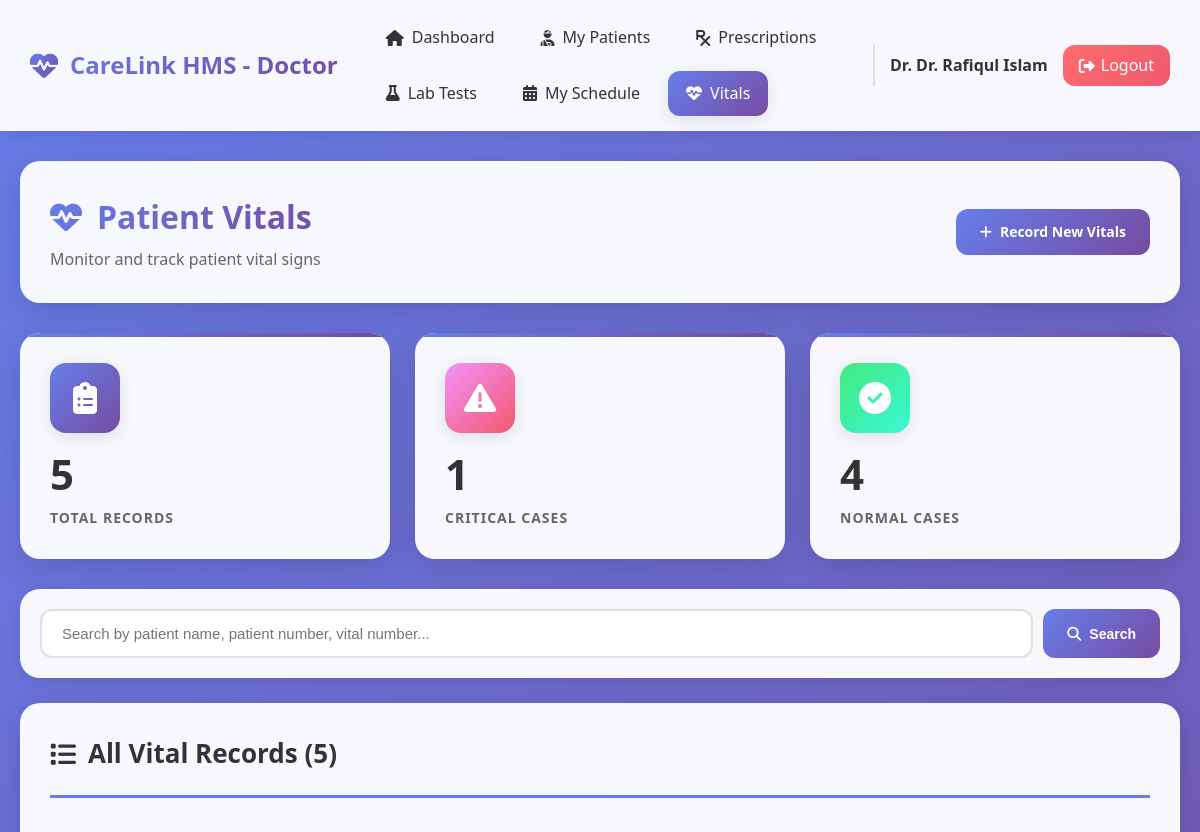
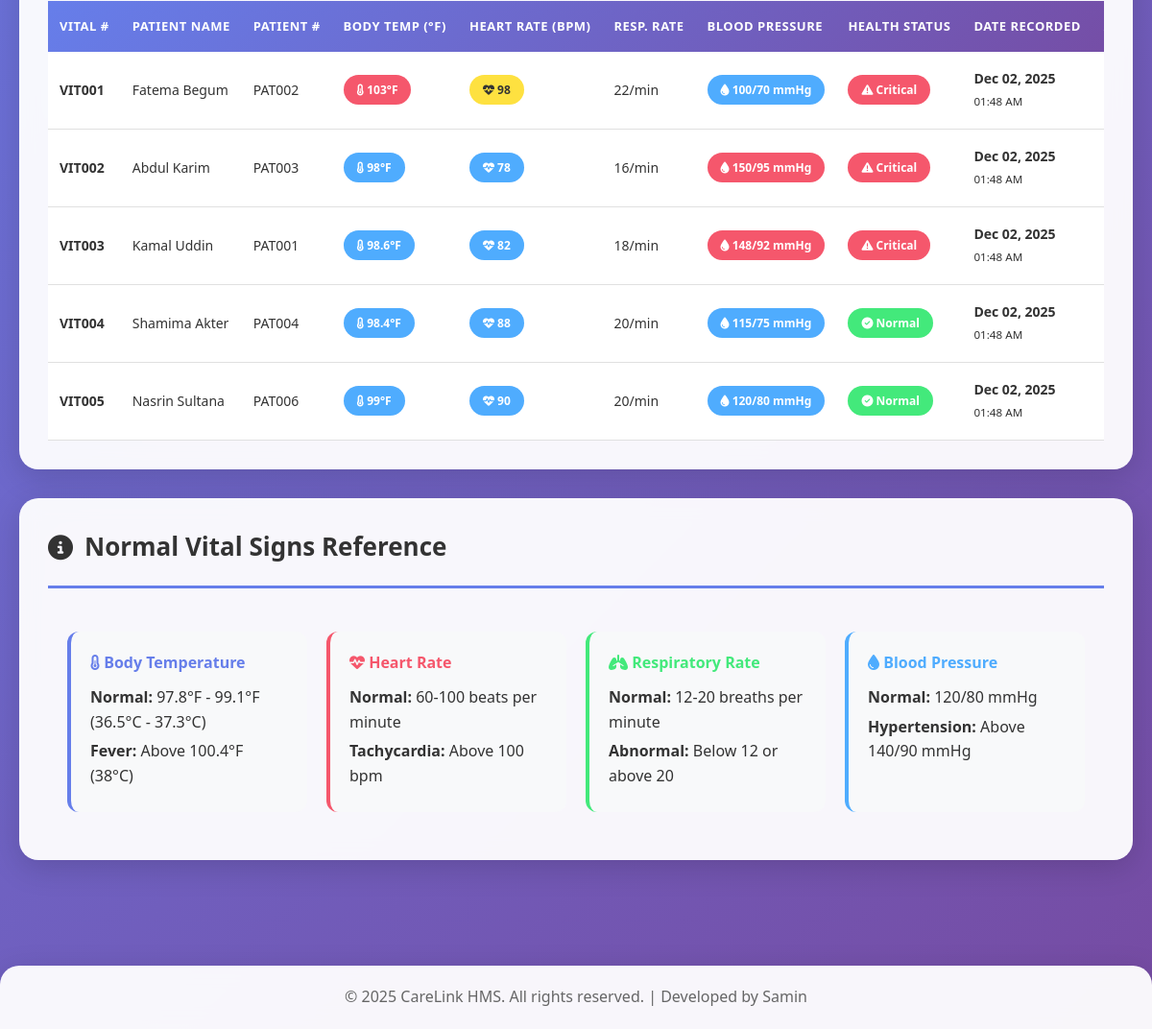
/backend/doctor/patient_vitals.php (signed in), run on the app's committed database (2 pictures, top to bottom).
### tables this page shows
CREATE TABLE `his_vitals` (
  `vit_id` int(11) NOT NULL,
  `vit_number` varchar(200) DEFAULT NULL,
  `vit_pat_number` varchar(200) DEFAULT NULL,
  `vit_bodytemp` varchar(200) DEFAULT NULL,
  `vit_heartpulse` varchar(200) DEFAULT NULL,
  `vit_resprate` varchar(200) DEFAULT NULL,
  `vit_bloodpress` varchar(200) DEFAULT NULL,
  `vit_daterec` timestamp(6) NOT NULL DEFAULT current_timestamp(6) ON UPDATE current_timestamp(6)
);

CREATE TABLE `his_patients` (
  `pat_id` int(11) NOT NULL,
  `pat_fname` varchar(200) DEFAULT NULL,
  `pat_lname` varchar(200) DEFAULT NULL,
  `pat_dob` varchar(200) DEFAULT NULL,
  `pat_age` varchar(200) DEFAULT NULL,
  `pat_number` varchar(200) DEFAULT NULL,
  `pat_addr` varchar(200) DEFAULT NULL,
  `pat_phone` varchar(200) DEFAULT NULL,
  `pat_type` varchar(200) DEFAULT NULL,
  `pat_date_joined` timestamp(6) NOT NULL DEFAULT current_timestamp(6) ON UPDATE current_timestamp(6),
  `pat_ailment` varchar(200) DEFAULT NULL,
  `pat_discharge_status` varchar(200) DEFAULT NULL,
  `created_at` timestamp NOT NULL DEFAULT current_timestamp(),
  `updated_at` timestamp NOT NULL DEFAULT current_timestamp() ON UPDATE current_timestamp()
);

### backend/doctor/patient_vitals.php (the view, shortened to what this page needs)
<?php
require_once '../includes/doctor_header.php';
require_once '../includes/doctor_navbar.php';
$filter_patient = isset($_GET['pat']) ? mysqli_real_escape_string($conn, $_GET['pat']) : '';
$vitals_query = "SELECT v.*, p.pat_fname, p.pat_lname, p.pat_ailment
                 FROM his_vitals v
                 LEFT JOIN his_patients p ON v.vit_pat_number = p.pat_number";
$vitals_query .= " ORDER BY v.vit_daterec DESC";
$vitals = mysqli_query($conn, $vitals_query);
$critical = mysqli_query($conn, "SELECT COUNT(*) as count FROM his_vitals v
                                 LEFT JOIN his_patients p ON v.vit_pat_number = p.pat_number
                                 WHERE CAST(v.vit_bodytemp AS DECIMAL(5,2)) > 100");
$critical_count = mysqli_fetch_assoc($critical)['count'];
$total_records = mysqli_num_rows($vitals);
?>
<div class="container">
    <div class="page-header">
        <div>
            <h1><i class="fas fa-heartbeat"></i> Patient Vitals</h1>
            <p>Monitor and track patient vital signs</p>
        </div>
        <a href="add_vitals.php<?php echo $filter_patient ? '?pat=' . $filter_patient : ''; ?>" class="btn btn-primary">
            <i class="fas fa-plus"></i> Record New Vitals
        </a>
    </div>
    <div class="stats-grid" style="margin-bottom: 30px;">
        <div class="stat-card">
            <div class="stat-icon" style="background: linear-gradient(135deg, #667eea, #764ba2);">
                <i class="fas fa-clipboard-list"></i>
            </div>
            <div class="stat-value"><?php echo $total_records; ?></div>
            <div class="stat-label">Total Records</div>
        </div>
        <div class="stat-card">
            <div class="stat-icon" style="background: linear-gradient(135deg, #f093fb, #f5576c);">
                <i class="fas fa-exclamation-triangle"></i>
            </div>
            <div class="stat-value"><?php echo $critical_count; ?></div>
            <div class="stat-label">Critical Cases</div>
        </div>
        <div class="stat-card">
            <div class="stat-icon" style="background: linear-gradient(135deg, #43e97b, #38f9d7);">
                <i class="fas fa-check-circle"></i>
            </div>
            <div class="stat-value"><?php echo $total_records - $critical_count; ?></div>
            <div class="stat-label">Normal Cases</div>
        </div>
    </div>
    <div class="search-bar">
        <form method="GET" action="">
            <input type="text" name="search" placeholder="Search by patient name, patient number, vital number..."
                   value="<?php echo isset($_GET['search']) ? htmlspecialchars($_GET['search']) : ''; ?>">
            <button type="submit" class="btn btn-primary"><i class="fas fa-search"></i> Search</button>
        </form>
    </div>
    <div class="content-card">
        <div class="card-header">
            <h2><i class="fas fa-list"></i> All Vital Records (<?php echo mysqli_num_rows($vitals); ?>)</h2>
        </div>
        <div class="table-responsive">
            <table class="data-table">
                <thead>
                    <tr>
                        <th>Vital #</th>
                        <th>Patient Name</th>
                        <th>Patient #</th>
                        <th>Body Temp (°F)</th>
                        <th>Heart Rate (bpm)</th>
                        <th>Resp. Rate</th>
                        <th>Blood Pressure</th>
                        <th>Health Status</th>
                        <th>Date Recorded</th>
                        <th>Actions</th>
                    </tr>
                </thead>
                <tbody>
                    <?php if(mysqli_num_rows($vitals) > 0): ?>
                        <?php while ($vital = mysqli_fetch_assoc($vitals)):
                            $temp = floatval($vital['vit_bodytemp']);
                            $heart_rate = intval($vital['vit_heartpulse']);
                            $bp_parts = explode('/', $vital['vit_bloodpress']);
                            $systolic = isset($bp_parts[0]) ? intval($bp_parts[0]) : 120;
                            $status = 'success';
                            $status_text = 'Normal';
                            if($temp > 102 || $systolic > 140 || $heart_rate > 100) {
                                $status = 'danger';
                                $status_text = 'Critical';
                            } elseif($temp > 99 || $systolic > 130 || $heart_rate > 90) {
                                $status = 'warning';
                                $status_text = 'Warning';
                            }
                        ?>
                        <tr>
                            <td><strong><?php echo $vital['vit_number']; ?></strong></td>
                            <td><?php echo $vital['pat_fname'] . ' ' . $vital['pat_lname']; ?></td>
                            <td><?php echo $vital['vit_pat_number']; ?></td>
                            <td>
                                <span class="badge badge-<?php echo $temp > 100 ? 'danger' : ($temp > 99 ? 'warning' : 'info'); ?>">
                                    <i class="fas fa-thermometer-half"></i> <?php echo $vital['vit_bodytemp']; ?>°F
                                </span>
                            </td>
                            <td>
                                <span class="badge badge-<?php echo $heart_rate > 100 ? 'danger' : ($heart_rate > 90 ? 'warning' : 'info'); ?>">
                                    <i class="fas fa-heartbeat"></i> <?php echo $vital['vit_heartpulse']; ?>
                                </span>
                            </td>
                            <td><?php echo $vital['vit_resprate']; ?>/min</td>
                            <td>
                                <span class="badge badge-<?php echo $systolic > 140 ? 'danger' : ($systolic > 130 ? 'warning' : 'info'); ?>">
                                    <i class="fas fa-tint"></i> <?php echo $vital['vit_bloodpress']; ?> mmHg
                                </span>
                            </td>
                            <td>
                                <span class="badge badge-<?php echo $status; ?>">
                                    <i class="fas fa-<?php echo $status == 'danger' ? 'exclamation-triangle' : ($status == 'warning' ? 'exclamation-circle' : 'check-circle'); ?>"></i>
                                    <?php echo $status_text; ?>
                                </span>
                            </td>
                            <td>
                                <strong><?php echo date('M d, Y', strtotime($vital['vit_daterec'])); ?></strong><br>
                                <small><?php echo date('h:i A', strtotime($vital['vit_daterec'])); ?></small>
                            </td>
                            <td>
                            </td>
                        </tr>
                        <?php endwhile; ?>
                    <?php endif; ?>
                </tbody>
            </table>
        </div>
    </div>
    <div class="content-card">
        <div class="card-header">
            <h2><i class="fas fa-info-circle"></i> Normal Vital Signs Reference</h2>
        </div>
        <div style="display: grid; grid-template-columns: repeat(auto-fit, minmax(250px, 1fr)); gap: 20px; padding: 20px;">
            <div style="background: #f8f9fa; padding: 20px; border-radius: 12px; border-left: 4px solid #667eea;">
                <h3 style="color: #667eea; margin-bottom: 10px; font-size: 16px;">
                    <i class="fas fa-thermometer-half"></i> Body Temperature
                </h3>
                <p style="margin: 5px 0;"><strong>Normal:</strong> 97.8°F - 99.1°F (36.5°C - 37.3°C)</p>
                <p style="margin: 5px 0;"><strong>Fever:</strong> Above 100.4°F (38°C)</p>
            </div>
            <div style="background: #f8f9fa; padding: 20px; border-radius: 12px; border-left: 4px solid #f5576c;">
                <h3 style="color: #f5576c; margin-bottom: 10px; font-size: 16px;">
                    <i class="fas fa-heartbeat"></i> Heart Rate
                </h3>
                <p style="margin: 5px 0;"><strong>Normal:</strong> 60-100 beats per minute</p>
                <p style="margin: 5px 0;"><strong>Tachycardia:</strong> Above 100 bpm</p>
            </div>
            <div style="background: #f8f9fa; padding: 20px; border-radius: 12px; border-left: 4px solid #43e97b;">
                <h3 style="color: #43e97b; margin-bottom: 10px; font-size: 16px;">
                    <i class="fas fa-lungs"></i> Respiratory Rate
                </h3>
                <p style="margin: 5px 0;"><strong>Normal:</strong> 12-20 breaths per minute</p>
                <p style="margin: 5px 0;"><strong>Abnormal:</strong> Below 12 or above 20</p>
            </div>
            <div style="background: #f8f9fa; padding: 20px; border-radius: 12px; border-left: 4px solid #4facfe;">
                <h3 style="color: #4facfe; margin-bottom: 10px; font-size: 16px;">
                    <i class="fas fa-tint"></i> Blood Pressure
                </h3>
                <p style="margin: 5px 0;"><strong>Normal:</strong> 120/80 mmHg</p>
                <p style="margin: 5px 0;"><strong>Hypertension:</strong> Above 140/90 mmHg</p>
            </div>
        </div>
    </div>
</div>
<?php require_once '../includes/footer.php'; ?>

### data on the page
his_vitals: vit_number "VIT001", his_patients.pat_fname "Fatema", his_patients.pat_lname "Begum", vit_pat_number "PAT002", vit_bodytemp "103", vit_heartpulse "98", vit_resprate "22", vit_bloodpress "100/70", vit_bodytemp "Critical", vit_daterec "Dec 02, 2025", vit_daterec "01:48 AM"
his_vitals: vit_number "VIT002", his_patients.pat_fname "Abdul", his_patients.pat_lname "Karim", vit_pat_number "PAT003", vit_bodytemp "98", vit_heartpulse "78", vit_resprate "16", vit_bloodpress "150/95", status_text "Critical", vit_daterec "Dec 02, 2025", vit_daterec "01:48 AM"
his_vitals: vit_number "VIT003", his_patients.pat_fname "Kamal", his_patients.pat_lname "Uddin", vit_pat_number "PAT001", vit_bodytemp "98.6", vit_heartpulse "82", vit_resprate "18", vit_bloodpress "148/92", status_text "Critical", vit_daterec "Dec 02, 2025", vit_daterec "01:48 AM"
his_vitals: vit_number "VIT004", his_patients.pat_fname "Shamima", his_patients.pat_lname "Akter", vit_pat_number "PAT004", vit_bodytemp "98.4", vit_heartpulse "88", vit_resprate "20", vit_bloodpress "115/75", status_text "Normal", vit_daterec "Dec 02, 2025", vit_daterec "01:48 AM"
his_vitals: vit_number "VIT005", his_patients.pat_fname "Nasrin", his_patients.pat_lname "Sultana", vit_pat_number "PAT006", vit_bodytemp "99", vit_heartpulse "90", vit_resprate "20", vit_bloodpress "120/80", status_text "Normal", vit_daterec "Dec 02, 2025", vit_daterec "01:48 AM"

### other printed values
$_SESSION['doctor_name'] "Dr. Rafiqul Islam"
$total_records "5"
$critical_count "1"
$total_records - $critical_count "4"
mysqli_num_rows($vitals) "5"
